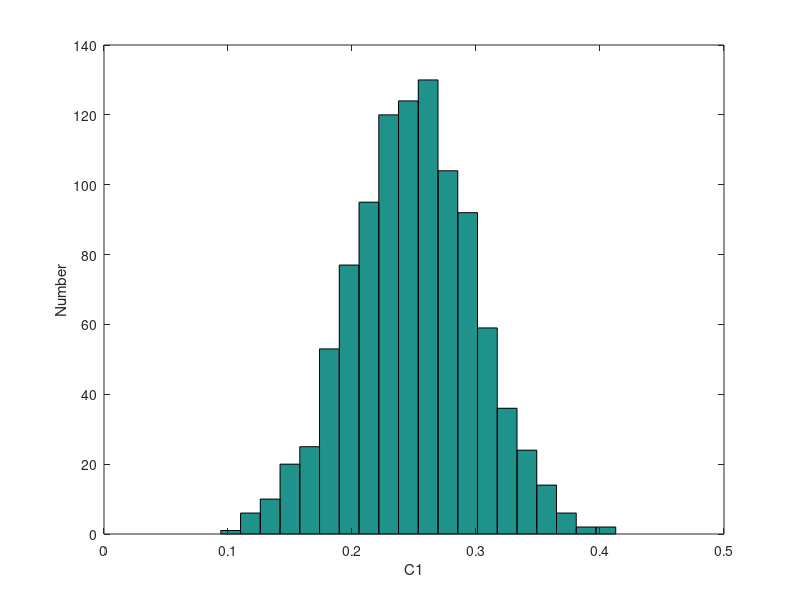
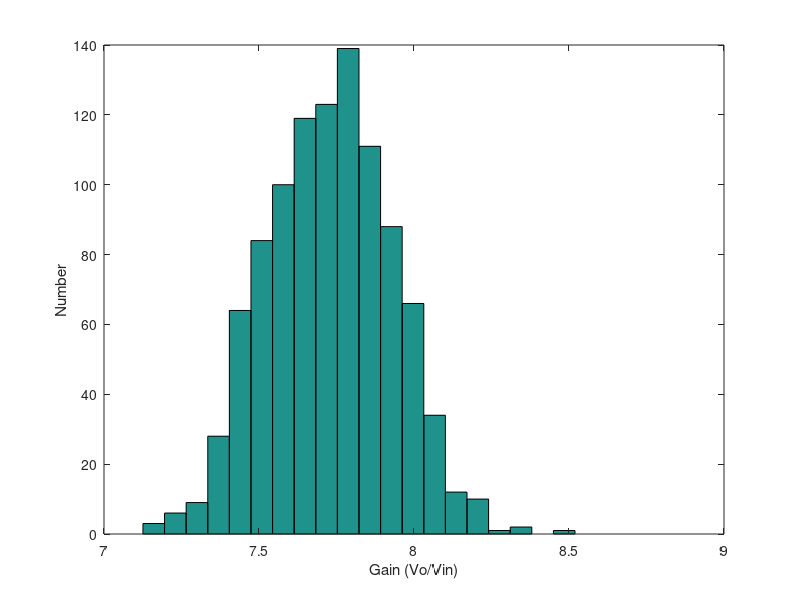

Write the MATLAB code that produced these figures, in order.
clear

R1 = 1;
R2 = 2;
L = 0.2;
R3 = 10;
a = 100;
R4 = 0.1;
Ro = 1000;

G1 = 1/R1;
G2 = 1/R2;
G3 = 1/R3;
G4 = 1/R4;
Go = 1/Ro;

figure(1)
hist(0.05*randn(1000,1)+ 0.25,20)
xlabel('C1')
ylabel('Number')

% Qd)

Vin = 1;
omega = pi;
N = 9;

%X = [V1 V2 V3 V4 Vo Iin IL I3 I4];
n3 = 3;
no = 5;

G = zeros(N);  
F = zeros(N,1);
C = zeros(N);


G(1,1) = 1;
F(1) = Vin;

G(2,1) = G1; G(2,2) = -G1; G(2,6) = 1;

G(3,1) = -G1; G(3,2) = G1 + G2; G(3,7) = 1;

G(4,2) = 1; G(4,3) = -1;
C(4,7) = -L;

G(5,3) = G3; G(5,8) = -1;

G(6,7) = 1; G(6,8) = 1;

G(7,4) = 1; G(7,8) = -a;

G(8,4) = G4; G(8,5) = -G4; G(8,9) = 1;

G(9,4) = -G4; G(9,5) = G4 + Go;


V3 = [];
Vo = [];

C1 = 0.05*randn(1000,1)+ 0.25;

for i = 1:1000
    
    C(2,1) = C1(i);
    C(2,2) = -C1(i);
    
    C(3,1) = -C1(i);
    C(3,2) = C1(i);

    CFinal = C.*(1i*omega);
    
    H = G + CFinal;
    V = H\F;
    
    V3(i) = V(n3);
    Vo(i) = V(no);
    
end

Gain1 = real(Vo)/Vin;

figure(2)
hist(Gain1,20)
xlabel('Gain (Vo/Vin)')
ylabel('Number')


